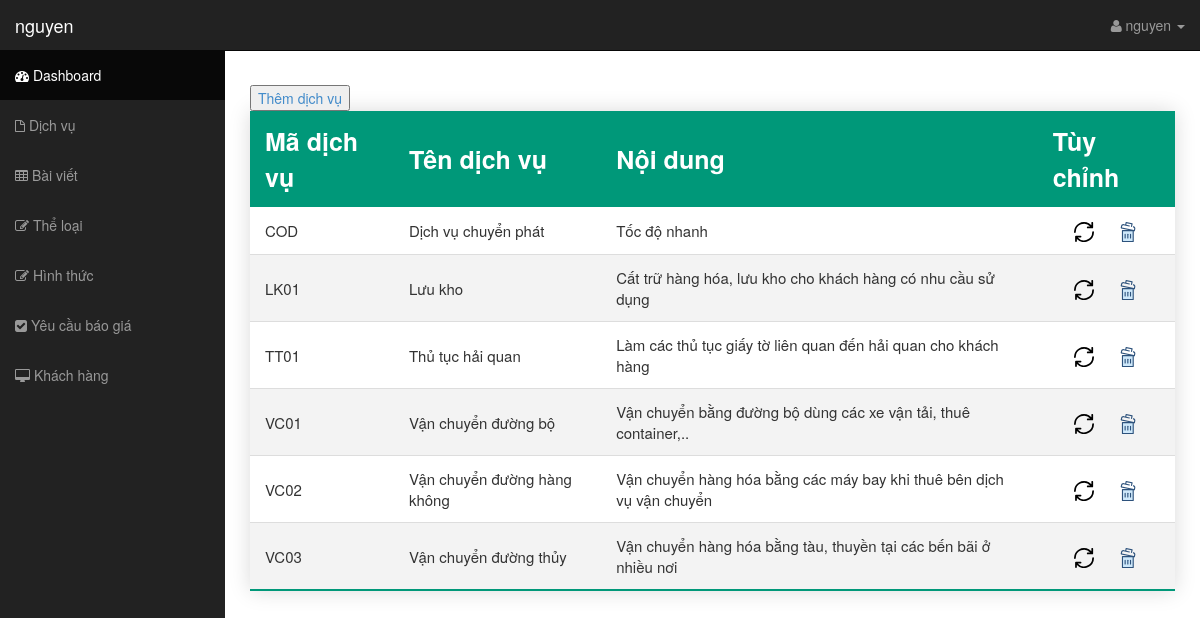
Page /controller/admin.php?view=dichvu (signed in) on the committed database.
### tables this page shows
CREATE TABLE `dichvu` (
  `madv` varchar(32) NOT NULL,
  `tendv` varchar(255) NOT NULL,
  `noidung` varchar(255) NOT NULL
);

### controller/admin.php (called while the page is built)
<?php
include "../view/admin/header.php";
include "../view/admin/admin.php";
include "../view/admin/footer.php";
?>

### model/thuvien.php (called while the page is built, shortened)
<?php
function showDatabase($pdo, $table) {
	$select = "SELECT * FROM $table";
	$stmt = $pdo->prepare($select);
	$stmt->execute();
	$element = $stmt->fetchAll(PDO::FETCH_ASSOC);
	return $element;
}
?>

### view/admin/dichvu.php (the view, shortened to what this page needs)
<div>
    <button>
        <a href="../controller/them_dv.php">Thêm dịch vụ</a>
    </button>
</div>
<table class="styled-table">
    <thead>
        <tr>
            <th>Mã dịch vụ</th>
            <th>Tên dịch vụ</th>
            <th>Nội dung</th>
            <th>Tùy chỉnh</th>
        </tr>
    </thead>
    <tbody>
        <?php
            $table = "dichvu";
            $row = showDatabase($pdo, $table);
            foreach ($row as $value) {
        ?>
            <tr>
                <td><?php echo $value['madv'];?></td>
                <td><?php echo $value['tendv'];?></td>
                <td><?php echo $value['noidung'];?></td>
                <td class="option">
                    <a class="update" href="../controller/sua_dv.php?madv=<?php echo $value['madv'];?>" value="">
                        <img src="../view/images/icon/update.svg" title="<?php echo $value['madv'];?>" alt="Cập nhật">
                    </a>
                    <a href="../controller/xoa_dv.php?madv=<?php echo $value['madv'];?>">
                        <img src="../view/images/icon/delete.svg" title="Xóa" alt="Xóa">
                    </a>
                </td>
            </tr>
        <?php } ?>
    </tbody>
</table>

### view/css/sb-admin.css (style rules this page uses)
body { margin-top: 50px; }

### view/css/admin.css (style rules this page uses)
.styled-table { border-collapse: collapse; margin: 0 auto; box-shadow: 0 0 20px rgba(0, 0, 0, 0.15); }
.styled-table thead tr { background: #009879; color: #fff; text-align: left; }
.styled-table th, .styled-table td { padding: 12px 15px; }
.styled-table th { font-size: 2.5rem; }
.styled-table td { font-size: 1.5rem; }
.styled-table tbody tr { border-bottom: 1px solid #dddddd; }
.styled-table tbody tr:nth-of-type(even) { background-color: #f3f3f3; }
.styled-table tbody tr:last-of-type { border-bottom: 2px solid #009879; }
.option { text-align: center; }
.option a { color: blue; margin: 10px; cursor: pointer; text-decoration: none; }
.option a img { width: 20px; }

### rows in the picture
dichvu: madv "COD", tendv "Dịch vụ chuyển phát", noidung "Tốc độ nhanh"
dichvu: madv "LK01", tendv "Lưu kho", noidung "Cất trữ hàng hóa, lưu kho cho khách hàng có nhu cầu sử dụng"
dichvu: madv "TT01", tendv "Thủ tục hải quan", noidung "Làm các thủ tục giấy tờ liên quan đến hải quan cho khách hàng"
dichvu: madv "VC01", tendv "Vận chuyển đường bộ", noidung "Vận chuyển bằng đường bộ dùng các xe vận tải, thuê container,.."
dichvu: madv "VC02", tendv "Vận chuyển đường hàng không", noidung "Vận chuyển hàng hóa bằng các máy bay khi thuê bên dịch vụ vận chuyển"
dichvu: madv "VC03", tendv "Vận chuyển đường thủy", noidung "Vận chuyển hàng hóa bằng tàu, thuyền tại các bến bãi ở nhiều nơi"

### other values in the picture
$username "nguyen"
